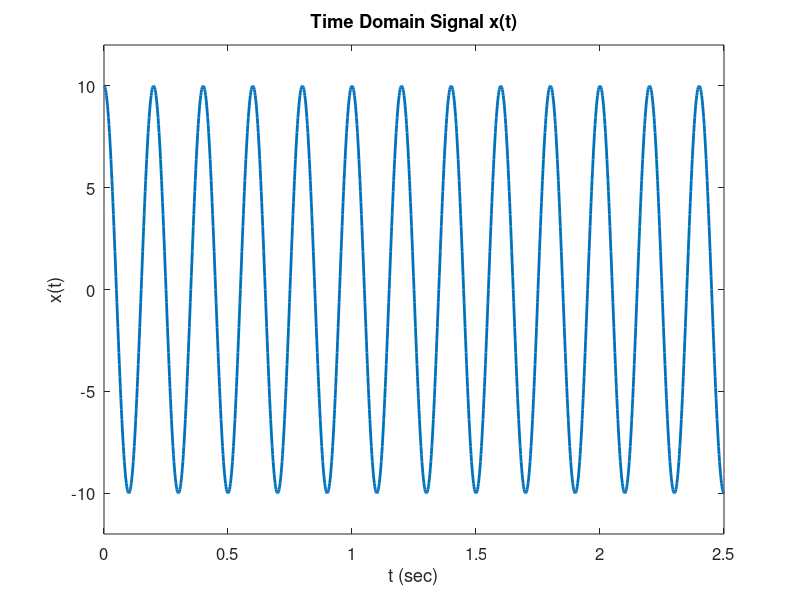
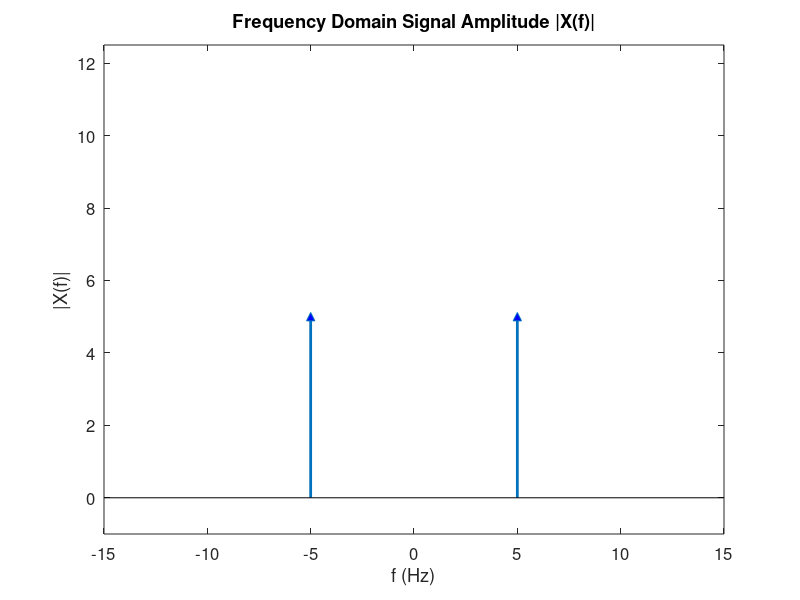

Here is the MATLAB script that generated these plots, in order:
%__________________________________________________________________________
%
% Description: 
%
%   Code to plot a signal (sinewave) in time and frequency domains.
%
% Inputs:
%
%   None
%
% Outputs: 
%
%   Graphs
%
% References:
%
%   None
%
% Change History:
%
%   19 Sept 2020 - Original
%
% Authors:
% John Ball
%__________________________________________________________________________
%

clc
clear variables
close all

% Define time domain sampling
ts = 1/500;
fs = 1.0 / ts;
f = 5;
t = 0 : ts : 2.5;

Nsamp = length(t);
fprintf('Number of samples is %d.\n', Nsamp);

% Time domain signal
A = 10;
x = A*cos(2*pi*f*t);

% Frequencies
fplot = linspace(-15, 15, length(x));

% Draw figure with sinusoid in time
figure;
h = plot(t, x); set(h, 'LineWidth', 2.0);
h = xlabel('t (sec)'); set(h, 'FontSize', 12);
h = ylabel('x(t)'); set(h, 'FontSize', 12);
h = title('Time Domain Signal x(t)'); set(h, 'FontSize', 12);
h = gca;
ax = axis;
axis([ax(1:2), -12, 12]);
set(h, 'FontSize', 12);
drawnow;

% Draw frequency domain representation

figure
h = stem([-f, f], A/2 * [1, 1], '^'); hold on; set(h, 'LineWidth', 2.0); set(h, 'MarkerFaceColor', 'blue');
axis([min(fplot), max(fplot), -1, A*1.25]);
h = xlabel('f (Hz)'); set(h, 'FontSize', 12);
h = ylabel('|X(f)|'); set(h, 'FontSize', 12);
h = title('Frequency Domain Signal Amplitude |X(f)|'); set(h, 'FontSize', 12);
h = gca;
set(h, 'FontSize', 12);
drawnow;
